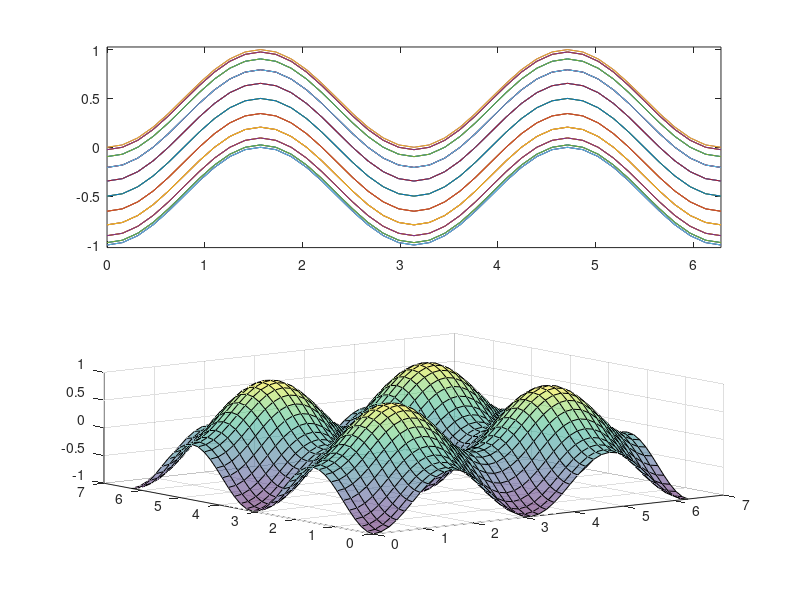

This figure's MATLAB source: (Note: this script raises an error after producing the figure.)
%{sample ploting 2-D matrix and 3-D matrix

%}

t=0:pi/20:2*pi;
[x,y] = meshgrid(t)

subplot(2,1,1)
z=(sin(x).^2)-(cos(y).^2);
plot(t,z);
axis equal

subplot(2,1,2)
s=surf(x,y,z, 'FaceAlpha', 0.5);
s.EdgeColor='none';
